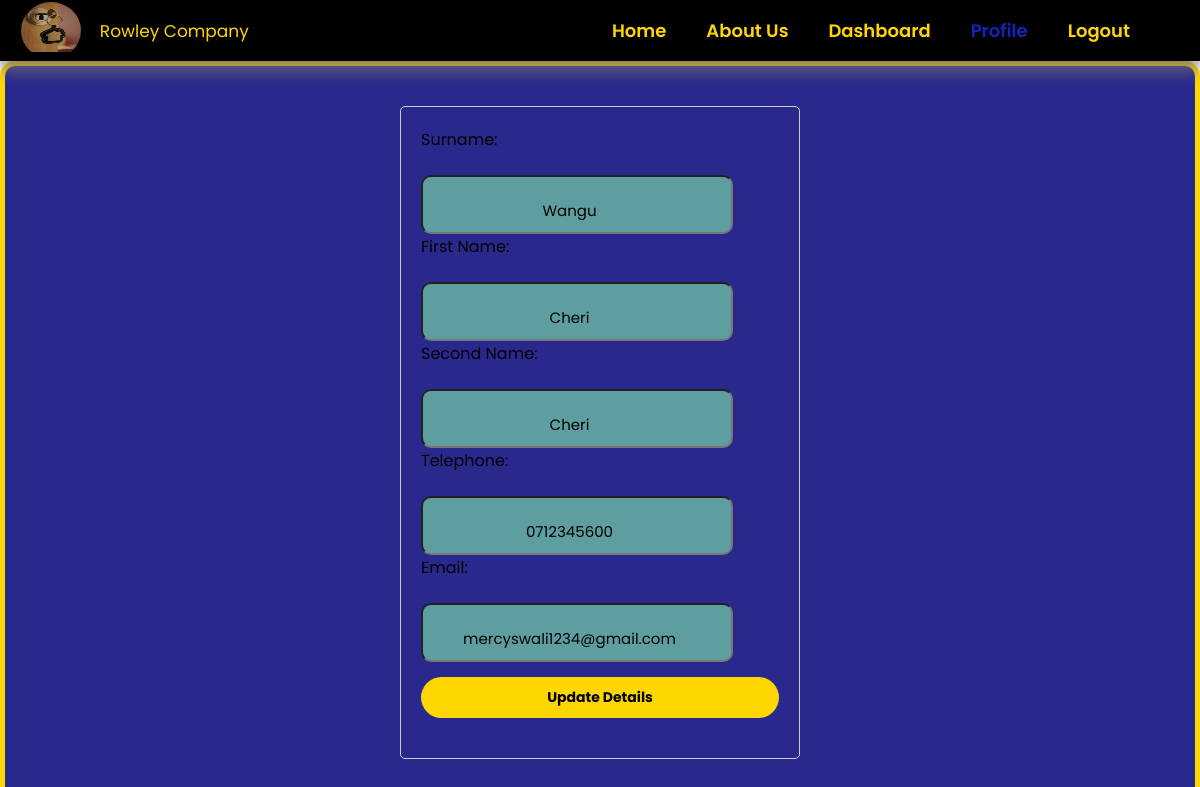
/profile (signed in), run on an earlier commit of the app's database.
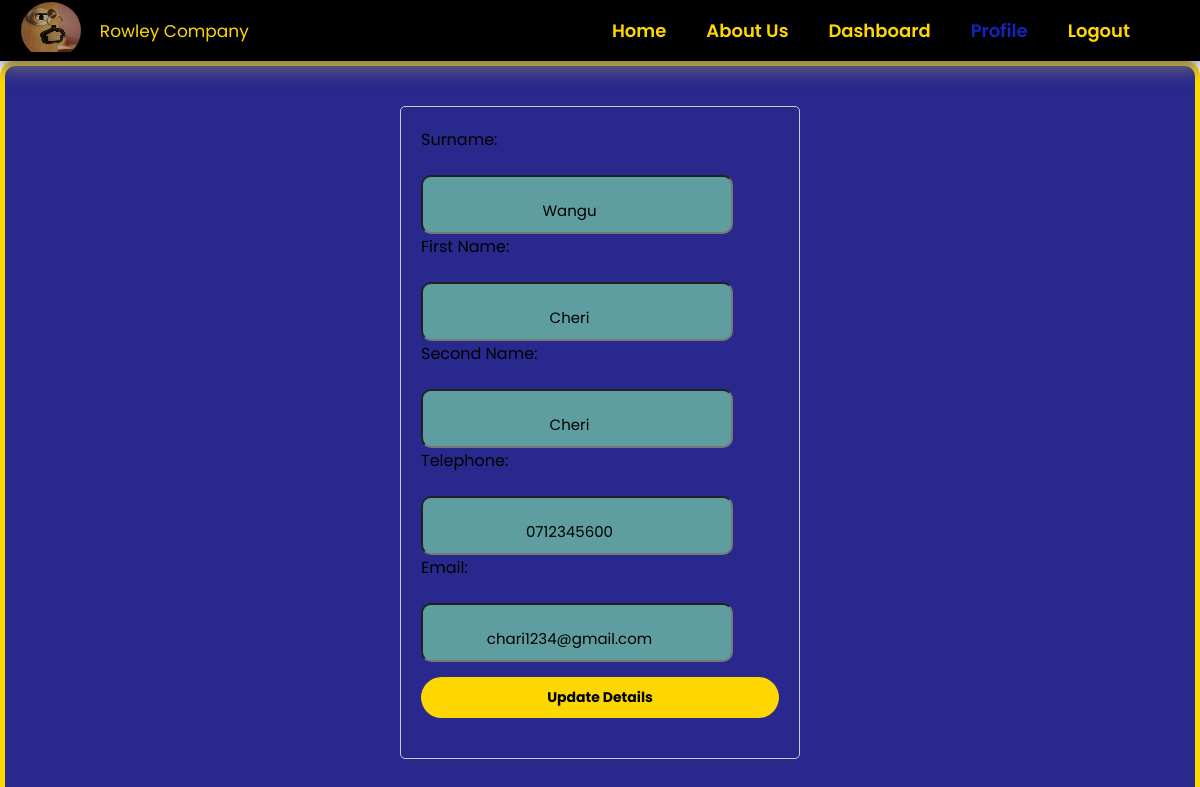
And on a later commit of the database.
### project/models.py (models this page shows, shortened)
class User(UserMixin, db.Model):
    id = db.Column(db.Integer, primary_key=True)
    surname = db.Column(db.String(50), nullable=False)
    first_name = db.Column(db.String(50), nullable=False)
    second_name = db.Column(db.String(50), nullable=False)
    telephone = db.Column(db.String(10), nullable=False)
    email = db.Column(db.String(120), unique=True, nullable=False)
    gender = db.Column(db.String(10), nullable=False)
    role = db.Column(db.String(10), nullable=False)
    password = db.Column(db.String(100), nullable=False)
    timestamp =  db.Column(db.DateTime, nullable=False, default=datetime.now(timezone.utc))
    bookings = db.relationship('Booking', backref='user', lazy=True)
    properties_managed = db.relationship('Property', backref='agent', lazy=True)
    tasks = db.relationship('Task', backref='user', lazy=True)
    messages_sent = db.relationship('Message', foreign_keys='Message.sender_id', backref='sender', lazy=True)
    messages_received = db.relationship('Message', foreign_keys='Message.recipient_id', backref='recipient', lazy=True)

### project/main.py (the view)
@main.route('/profile')
@login_required
def profile():
    return render_template('profile.html', active_page='profile')

### project/templates/profile.html (shortened to what this page needs)
{% extends 'base.html' %}
{% block head %}
  {{super()}}
  <link rel="stylesheet" href="/static/css/profile.css">
{% endblock %}
{% block content %}
    <div class="profile-check">
        <form class="profile-form" action="/profile" method="post">
            <label for="surname"> Surname:</label>
            <input type="text" name="surname" value="{{ current_user.surname }}" required><br>
            <label for="first_name"> First Name:</label>
            <input type="text" name="first_name" value="{{ current_user.first_name }}" required><br>
            <label for="second_name"> Second Name:</label>
            <input type="text" name="second_name" value="{{ current_user.second_name }}" required><br>
            <label for="telephone"> Telephone:</label>
            <input type="tel" name="telephone" value="{{ current_user.telephone }}" required><br>
            <label for="email"> Email:</label>
            <input type="email" name="email" value="{{ current_user.email }}" required><br>
            <div class="submit-btn">
                <button type="submit"> Update Details </button>
            </div>
        </form>
    </div>
{% endblock %}

### project/templates/base.html (shortened to what this page needs)
<!DOCTYPE html>
<html lang="en">
<head>
    {% block head %}
    <link rel="stylesheet" href="/static/css/main.css">
    <link rel="stylesheet" href="https://maxst.icons8.com/vue-static/landings/line-awesome/line-awesome/1.3.0/css/line-awesome.min.css">
    {% endblock %}
</head>
<body>
    <div class="header">
        <div class="logo">
            <div class="logo-img">
                <img src="/static/images/de30038bf36a1146441892552da72a4e.jpg" alt="Company Logo">
            </div>
            <div class"logo-text">
                <span>Rowley Company</span>
            </div>
        </div>
        <div class="nav">
            <a class="nav-item {{ 'active' if active_page == 'home' else '' }}"
                href="{{url_for('main.home')}}"> Home </a>
            <a class="nav-item {{ 'active' if active_page == 'about' else '' }}"
                href="{{url_for('main.about')}}"> About Us </a>
            {% if current_user.is_authenticated %}
                {% if current_user.role == 'client' %}
                    <a class="nav-item {{ 'active' if active_page == 'clientDashboard' else '' }}"
                    href="{{url_for('main.clientDashboard')}}"> Dashboard </a>
                {% endif %}
            <a class="nav-item {{ 'active' if active_page == 'profile' else '' }}"
                href="{{url_for('main.profile')}}"> Profile </a>
            <a class="nav-item {{ 'active' if active_page == 'logout' else '' }}"
                href="{{url_for('auth.logout')}}"> Logout </a>
            {% endif %}
        </div>
    </div>
    <div class="content">
        {% block content %} {% endblock %}
    </div>
</body>
</html>

### project/static/css/main.css (style rules this page uses)
* { box-sizing: border-box; margin: 0; padding: 0; font-family: "Poppins", sans-serif; }
body { margin: 0; padding: 0; font-family: Arial, sans-serif; }
.header { background-color: black; color: gold; padding: 0px 50px 0px 10px; display: flex; justify-content: space-between; align-items: center; z-index: 10; position: sticky; left:0; top: 0; box-shadow: 0 10px 15px rgba(119, 113, 113, 0.788); }
.logo { display: flex; align-items: center; justify-content: space-around; padding: 2px; width: 250px; }
.logo-img { border-radius: 100%; overflow: hidden; }
.logo img { height: 50px; width: 60px; opacity: 0.7; }
.logo span { font-size: 17px; }
.nav { display: flex; align-items: center; }
.nav a { color: gold; text-decoration: none; padding: 0px 20px; position: relative; font-size: 18px; font-weight: 600; }
.nav a:hover, .nav a.active { color:rgba(23, 43, 225, 0.841); transition: .5s ease; }

### project/static/css/profile.css (style rules this page uses)
.profile-check { background-color: rgb(41, 41, 141); border: 5px solid gold; border-radius: 15px; padding: 20px 80px; width: 100%; display: flex; justify-content: center; height: calc(100vh-); }
.profile-form { max-width: 400px; margin: 20px auto; padding: 20px; border: 1px solid #ccc; border-radius: 5px; }
.profile-form input { padding: 22px 15px 10px 0; margin-top: 23px; background: cadetblue; font-size: 15px; border-radius: 10px; text-align: center; }
.submit-btn { margin-bottom: 20px; margin-top: 15px; display: flex; flex-direction: column; justify-content: center; }
.submit-btn button { width: 100%; color: black; font-size: 14px; font-weight: bold; padding: 10px; background-color: gold; border: none; border-radius: 70px; cursor: pointer; }

What changed in the data, as far as the page shows it:
changed User "Wangu": email "mercyswali1234@gmail.com" → "chari1234@gmail.com"
